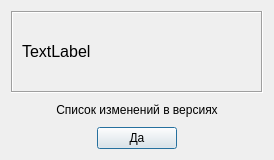
<?xml version="1.0" encoding="UTF-8"?>
<ui version="4.0">
 <class>AboutDilog</class>
 <widget class="QDialog" name="AboutDilog">
  <property name="geometry">
   <rect>
    <x>0</x>
    <y>0</y>
    <width>274</width>
    <height>160</height>
   </rect>
  </property>
  <property name="windowTitle">
   <string>Dialog</string>
  </property>
  <property name="toolTip">
   <string>About Programm dialog</string>
  </property>
  <property name="whatsThis">
   <string>About programm dialog</string>
  </property>
  <layout class="QGridLayout" name="gridLayout_2" rowstretch="1,0,0">
   <item row="0" column="0">
    <widget class="QFrame" name="frame">
     <property name="font">
      <font>
       <pointsize>12</pointsize>
      </font>
     </property>
     <property name="frameShape">
      <enum>QFrame::Box</enum>
     </property>
     <property name="frameShadow">
      <enum>QFrame::Sunken</enum>
     </property>
     <layout class="QGridLayout" name="gridLayout">
      <item row="0" column="0">
       <widget class="QLabel" name="_textLabel">
        <property name="text">
         <string>TextLabel</string>
        </property>
        <property name="textFormat">
         <enum>Qt::RichText</enum>
        </property>
        <property name="wordWrap">
         <bool>true</bool>
        </property>
       </widget>
      </item>
     </layout>
    </widget>
   </item>
   <item row="2" column="0">
    <layout class="QHBoxLayout" name="horizontalLayout">
     <item>
      <spacer name="horizontalSpacer">
       <property name="orientation">
        <enum>Qt::Horizontal</enum>
       </property>
       <property name="sizeHint" stdset="0">
        <size>
         <width>40</width>
         <height>20</height>
        </size>
       </property>
      </spacer>
     </item>
     <item>
      <widget class="QPushButton" name="pushButton">
       <property name="text">
        <string>Да</string>
       </property>
      </widget>
     </item>
     <item>
      <spacer name="horizontalSpacer_2">
       <property name="orientation">
        <enum>Qt::Horizontal</enum>
       </property>
       <property name="sizeHint" stdset="0">
        <size>
         <width>40</width>
         <height>20</height>
        </size>
       </property>
      </spacer>
     </item>
    </layout>
   </item>
   <item row="1" column="0">
    <widget class="QPushButton" name="btn_lastChanges">
     <property name="text">
      <string>Список изменений в версиях</string>
     </property>
     <property name="flat">
      <bool>true</bool>
     </property>
    </widget>
   </item>
  </layout>
 </widget>
 <resources/>
 <connections>
  <connection>
   <sender>pushButton</sender>
   <signal>clicked()</signal>
   <receiver>AboutDilog</receiver>
   <slot>accept()</slot>
   <hints>
    <hint type="sourcelabel">
     <x>143</x>
     <y>107</y>
    </hint>
    <hint type="destinationlabel">
     <x>312</x>
     <y>101</y>
    </hint>
   </hints>
  </connection>
 </connections>
</ui>
